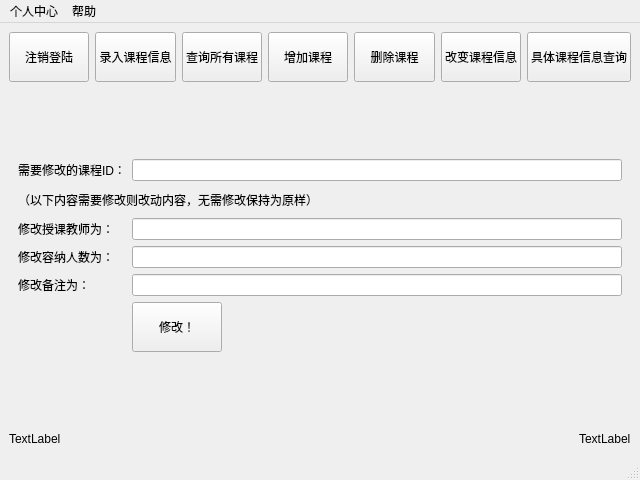
<?xml version="1.0" encoding="UTF-8"?>
<ui version="4.0">
 <class>TeacherWindow</class>
 <widget class="QMainWindow" name="TeacherWindow">
  <property name="geometry">
   <rect>
    <x>0</x>
    <y>0</y>
    <width>640</width>
    <height>480</height>
   </rect>
  </property>
  <property name="windowTitle">
   <string>MainWindow</string>
  </property>
  <widget class="QWidget" name="centralwidget">
   <layout class="QGridLayout" name="gridLayout_11">
    <item row="0" column="0">
     <layout class="QGridLayout" name="gridLayout">
      <item row="1" column="0" colspan="3">
       <widget class="QStackedWidget" name="stackedWidget_2">
        <property name="currentIndex">
         <number>3</number>
        </property>
        <widget class="QWidget" name="page_1">
         <layout class="QGridLayout" name="gridLayout_2">
          <item row="1" column="2">
           <widget class="QLineEdit" name="search"/>
          </item>
          <item row="0" column="0" colspan="4">
           <widget class="QTableWidget" name="tableWidget1"/>
          </item>
          <item row="1" column="0">
           <widget class="QPushButton" name="pushButton">
            <property name="text">
             <string>导出成为表格文件</string>
            </property>
           </widget>
          </item>
          <item row="1" column="1">
           <spacer name="horizontalSpacer">
            <property name="orientation">
             <enum>Qt::Horizontal</enum>
            </property>
            <property name="sizeHint" stdset="0">
             <size>
              <width>40</width>
              <height>20</height>
             </size>
            </property>
           </spacer>
          </item>
         </layout>
        </widget>
        <widget class="QWidget" name="page">
         <layout class="QGridLayout" name="gridLayout_3">
          <item row="0" column="0">
           <layout class="QHBoxLayout" name="horizontalLayout_5">
            <item>
             <spacer name="horizontalSpacer_9">
              <property name="orientation">
               <enum>Qt::Horizontal</enum>
              </property>
              <property name="sizeHint" stdset="0">
               <size>
                <width>40</width>
                <height>20</height>
               </size>
              </property>
             </spacer>
            </item>
            <item>
             <layout class="QGridLayout" name="gridLayout_6">
              <item row="2" column="0" colspan="2">
               <widget class="QPushButton" name="admin_modify">
                <property name="minimumSize">
                 <size>
                  <width>0</width>
                  <height>50</height>
                 </size>
                </property>
                <property name="text">
                 <string>确认修改</string>
                </property>
               </widget>
              </item>
              <item row="0" column="1">
               <widget class="QLineEdit" name="admin_id"/>
              </item>
              <item row="0" column="0">
               <widget class="QLabel" name="label">
                <property name="text">
                 <string>管理员账号：</string>
                </property>
               </widget>
              </item>
              <item row="1" column="0">
               <widget class="QLabel" name="label_7">
                <property name="text">
                 <string>管理员密码：</string>
                </property>
               </widget>
              </item>
              <item row="1" column="1">
               <widget class="QLineEdit" name="admin_pas"/>
              </item>
             </layout>
            </item>
            <item>
             <spacer name="horizontalSpacer_10">
              <property name="orientation">
               <enum>Qt::Horizontal</enum>
              </property>
              <property name="sizeHint" stdset="0">
               <size>
                <width>40</width>
                <height>20</height>
               </size>
              </property>
             </spacer>
            </item>
           </layout>
          </item>
         </layout>
        </widget>
        <widget class="QWidget" name="page_2">
         <layout class="QGridLayout" name="gridLayout_4">
          <item row="0" column="0">
           <layout class="QHBoxLayout" name="horizontalLayout_6">
            <item>
             <spacer name="horizontalSpacer_11">
              <property name="orientation">
               <enum>Qt::Horizontal</enum>
              </property>
              <property name="sizeHint" stdset="0">
               <size>
                <width>40</width>
                <height>20</height>
               </size>
              </property>
             </spacer>
            </item>
            <item>
             <layout class="QGridLayout" name="gridLayout_7">
              <item row="2" column="0">
               <widget class="QLabel" name="label_cap">
                <property name="text">
                 <string>最多容纳人数：</string>
                </property>
               </widget>
              </item>
              <item row="1" column="1">
               <widget class="QLineEdit" name="lineEdit_teacher"/>
              </item>
              <item row="1" column="0">
               <widget class="QLabel" name="label_teacher">
                <property name="text">
                 <string>老师姓名：</string>
                </property>
               </widget>
              </item>
              <item row="5" column="1">
               <widget class="QLineEdit" name="lineEdit_note"/>
              </item>
              <item row="2" column="1">
               <widget class="QLineEdit" name="lineEdit_cap"/>
              </item>
              <item row="3" column="0">
               <widget class="QLabel" name="label_sel">
                <property name="text">
                 <string>已选人数：</string>
                </property>
               </widget>
              </item>
              <item row="3" column="1">
               <widget class="QLineEdit" name="lineEdit_sel"/>
              </item>
              <item row="0" column="0">
               <widget class="QLabel" name="label_name">
                <property name="text">
                 <string>课程名称：</string>
                </property>
               </widget>
              </item>
              <item row="5" column="0">
               <widget class="QLabel" name="label_note">
                <property name="text">
                 <string>备注：</string>
                </property>
               </widget>
              </item>
              <item row="0" column="1">
               <widget class="QLineEdit" name="lineEdit_name"/>
              </item>
              <item row="6" column="0" colspan="2">
               <widget class="QPushButton" name="SureModify">
                <property name="minimumSize">
                 <size>
                  <width>0</width>
                  <height>50</height>
                 </size>
                </property>
                <property name="text">
                 <string>确认添加</string>
                </property>
               </widget>
              </item>
              <item row="4" column="0">
               <widget class="QLabel" name="label_typ">
                <property name="text">
                 <string>课程类型：</string>
                </property>
               </widget>
              </item>
              <item row="4" column="1">
               <widget class="QLineEdit" name="lineEdit_typ"/>
              </item>
             </layout>
            </item>
            <item>
             <spacer name="horizontalSpacer_12">
              <property name="orientation">
               <enum>Qt::Horizontal</enum>
              </property>
              <property name="sizeHint" stdset="0">
               <size>
                <width>40</width>
                <height>20</height>
               </size>
              </property>
             </spacer>
            </item>
           </layout>
          </item>
         </layout>
        </widget>
        <widget class="QWidget" name="page_modify">
         <layout class="QGridLayout" name="gridLayout_5">
          <item row="0" column="0">
           <layout class="QGridLayout" name="gridLayout_8">
            <item row="2" column="0">
             <widget class="QLabel" name="label_3">
              <property name="text">
               <string>修改授课教师为：</string>
              </property>
             </widget>
            </item>
            <item row="3" column="0">
             <widget class="QLabel" name="label_5">
              <property name="text">
               <string>修改容纳人数为：</string>
              </property>
             </widget>
            </item>
            <item row="0" column="0">
             <widget class="QLabel" name="label_2">
              <property name="text">
               <string>需要修改的课程ID：</string>
              </property>
             </widget>
            </item>
            <item row="0" column="1">
             <widget class="QLineEdit" name="modifyID"/>
            </item>
            <item row="3" column="1">
             <widget class="QLineEdit" name="modifycap"/>
            </item>
            <item row="2" column="1">
             <widget class="QLineEdit" name="modifyteacher"/>
            </item>
            <item row="1" column="0" colspan="2">
             <widget class="QLabel" name="label_4">
              <property name="maximumSize">
               <size>
                <width>16777215</width>
                <height>25</height>
               </size>
              </property>
              <property name="text">
               <string>（以下内容需要修改则改动内容，无需修改保持为原样）</string>
              </property>
             </widget>
            </item>
            <item row="5" column="1">
             <widget class="QPushButton" name="modify">
              <property name="minimumSize">
               <size>
                <width>0</width>
                <height>50</height>
               </size>
              </property>
              <property name="maximumSize">
               <size>
                <width>90</width>
                <height>16777215</height>
               </size>
              </property>
              <property name="text">
               <string>修改！</string>
              </property>
             </widget>
            </item>
            <item row="4" column="0">
             <widget class="QLabel" name="label_15">
              <property name="text">
               <string>修改备注为：</string>
              </property>
             </widget>
            </item>
            <item row="4" column="1">
             <widget class="QLineEdit" name="modifynote"/>
            </item>
           </layout>
          </item>
         </layout>
        </widget>
        <widget class="QWidget" name="page_inquire">
         <layout class="QGridLayout" name="gridLayout_10">
          <item row="0" column="0">
           <layout class="QGridLayout" name="gridLayout_9">
            <item row="1" column="1" colspan="2">
             <widget class="QRadioButton" name="findassistant">
              <property name="text">
               <string>查看课程报名助教名单</string>
              </property>
             </widget>
            </item>
            <item row="2" column="0" colspan="3">
             <widget class="QTableWidget" name="tableWidget_inquire"/>
            </item>
            <item row="1" column="0">
             <widget class="QRadioButton" name="findstudent">
              <property name="text">
               <string>查看选课学生名单</string>
              </property>
             </widget>
            </item>
            <item row="0" column="2">
             <widget class="QPushButton" name="inquire">
              <property name="minimumSize">
               <size>
                <width>0</width>
                <height>30</height>
               </size>
              </property>
              <property name="text">
               <string>查询！</string>
              </property>
             </widget>
            </item>
            <item row="0" column="1">
             <widget class="QLineEdit" name="id_inquire"/>
            </item>
            <item row="3" column="0" colspan="3">
             <widget class="QTextBrowser" name="outcome">
              <property name="font">
               <font>
                <family>Calibri Light</family>
                <pointsize>20</pointsize>
               </font>
              </property>
             </widget>
            </item>
            <item row="0" column="0">
             <widget class="QLabel" name="label_6">
              <property name="minimumSize">
               <size>
                <width>226</width>
                <height>0</height>
               </size>
              </property>
              <property name="text">
               <string>请输入课程ID：</string>
              </property>
             </widget>
            </item>
           </layout>
          </item>
         </layout>
        </widget>
       </widget>
      </item>
      <item row="2" column="2">
       <widget class="QLabel" name="idenline">
        <property name="text">
         <string>TextLabel</string>
        </property>
       </widget>
      </item>
      <item row="2" column="0">
       <widget class="QLabel" name="timeline">
        <property name="text">
         <string>TextLabel</string>
        </property>
       </widget>
      </item>
      <item row="0" column="0" colspan="3">
       <layout class="QHBoxLayout" name="horizontalLayout_4">
        <item>
         <widget class="QPushButton" name="Logout">
          <property name="minimumSize">
           <size>
            <width>0</width>
            <height>50</height>
           </size>
          </property>
          <property name="text">
           <string>注销登陆</string>
          </property>
         </widget>
        </item>
        <item>
         <widget class="QPushButton" name="EnterCourses">
          <property name="minimumSize">
           <size>
            <width>0</width>
            <height>50</height>
           </size>
          </property>
          <property name="text">
           <string>录入课程信息</string>
          </property>
         </widget>
        </item>
        <item>
         <widget class="QPushButton" name="InquireCourses">
          <property name="minimumSize">
           <size>
            <width>0</width>
            <height>50</height>
           </size>
          </property>
          <property name="text">
           <string>查询所有课程</string>
          </property>
         </widget>
        </item>
        <item>
         <widget class="QPushButton" name="AddCourses">
          <property name="minimumSize">
           <size>
            <width>0</width>
            <height>50</height>
           </size>
          </property>
          <property name="text">
           <string>增加课程</string>
          </property>
         </widget>
        </item>
        <item>
         <widget class="QPushButton" name="DeleteCourses">
          <property name="minimumSize">
           <size>
            <width>0</width>
            <height>50</height>
           </size>
          </property>
          <property name="text">
           <string>删除课程</string>
          </property>
         </widget>
        </item>
        <item>
         <widget class="QPushButton" name="ModifyCourses">
          <property name="minimumSize">
           <size>
            <width>0</width>
            <height>50</height>
           </size>
          </property>
          <property name="text">
           <string>改变课程信息</string>
          </property>
         </widget>
        </item>
        <item>
         <widget class="QPushButton" name="CourseInformation">
          <property name="minimumSize">
           <size>
            <width>0</width>
            <height>50</height>
           </size>
          </property>
          <property name="text">
           <string>具体课程信息查询</string>
          </property>
         </widget>
        </item>
       </layout>
      </item>
      <item row="2" column="1">
       <spacer name="horizontalSpacer_2">
        <property name="orientation">
         <enum>Qt::Horizontal</enum>
        </property>
        <property name="sizeHint" stdset="0">
         <size>
          <width>40</width>
          <height>20</height>
         </size>
        </property>
       </spacer>
      </item>
     </layout>
    </item>
   </layout>
  </widget>
  <widget class="QMenuBar" name="menubar">
   <property name="geometry">
    <rect>
     <x>0</x>
     <y>0</y>
     <width>640</width>
     <height>23</height>
    </rect>
   </property>
   <widget class="QMenu" name="menu">
    <property name="title">
     <string>个人中心</string>
    </property>
    <addaction name="actionb"/>
    <addaction name="actionc"/>
   </widget>
   <widget class="QMenu" name="menu_2">
    <property name="title">
     <string>帮助</string>
    </property>
    <addaction name="actiona"/>
   </widget>
   <addaction name="menu"/>
   <addaction name="menu_2"/>
  </widget>
  <widget class="QStatusBar" name="statusbar"/>
  <action name="actiona">
   <property name="text">
    <string>帮助文档</string>
   </property>
  </action>
  <action name="actionb">
   <property name="text">
    <string>修改管理员密码</string>
   </property>
  </action>
  <action name="actionc">
   <property name="text">
    <string>退出系统</string>
   </property>
  </action>
 </widget>
 <resources/>
 <connections/>
</ui>
